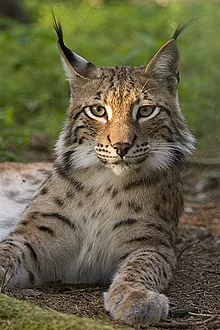
#> input picture Keras_Tensorflow/220px-Lynx_lynx_poing.jpg, 220 x 330 px
$ jupyter execute --allow-errors 01_DevelopModel.ipynb   (shell and % lines are left out)   (older library calls are emulated)
#> lines starting #> are read from the running program, lines starting #| are printed output that depends on the picture
### Keras_Tensorflow/testing_utilities.py
import json
import logging
import random
import time
import urllib
from io import BytesIO

import matplotlib.gridspec as gridspec
import matplotlib.pyplot as plt
import toolz
from PIL import Image, ImageOps
from azureml.core.authentication import AuthenticationException, AzureCliAuthentication, InteractiveLoginAuthentication


def read_image_from(url):
    return toolz.pipe(url, urllib.request.urlopen, lambda x: x.read(), BytesIO)


def to_rgb(img_bytes):
    return Image.open(img_bytes).convert("RGB")


@toolz.curry
def resize(img_file, new_size=(100, 100)):
    return ImageOps.fit(img_file, new_size, Image.ANTIALIAS)


# [5 lines left out: function to_bytes, not called in this run]


def to_img(img_url):
    return toolz.pipe(img_url, read_image_from, to_rgb, resize(new_size=(224, 224)))


# [70 lines left out: functions _plot_image, _plot_prediction_bar, plot_predictions, write_json_to_file, gen_variations_of_one_image, not called in this run]


def get_auth():
    logger = logging.getLogger(__name__)
    logger.debug("Trying to create Workspace with CLI Authentication")
    try:
        auth = AzureCliAuthentication()
        auth.get_authentication_header()
    except AuthenticationException:
        logger.debug("Trying to create Workspace with Interactive login")
        auth = InteractiveLoginAuthentication()
    return auth


# [24 lines left out: function wait_until_ready, not called in this run]

### Keras_Tensorflow/01_DevelopModel.ipynb
# Develop Model
In this noteook, we will go through the steps to load the ResNet152 model, pre-process the images to the required format and call the model to find the top predictions.

    Note: Always make sure you don't have any lingering notebooks running (Shutdown previous notebooks). Otherwise it may cause GPU memory issue.

[cell 1]
import numpy as np
from PIL import Image, ImageOps
import wget
from resnet152 import ResNet152
from keras.applications.imagenet_utils import preprocess_input, decode_predictions
from azureml.core.workspace import Workspace
from dotenv import set_key, find_dotenv
from testing_utilities import get_auth

[cell 2]
env_path = find_dotenv(raise_error_if_not_found=True)

## Create the model

#> (a cell that did not finish here is left out)

[cell 4]
wget.download(
    "https://bostondata.blob.core.windows.net/aksdeploymenttutorialaml/220px-Lynx_lynx_poing.jpg"
)

[cell 5]
img_path = "220px-Lynx_lynx_poing.jpg"
print(Image.open(img_path).size)
Image.open(img_path)

Below, we load the image by resizing to (224, 224) and then preprocessing using the methods from keras preprocessing and imagenet utilities.

[cell 6]
# Evaluate the model using the input data
img = Image.open(img_path).convert("RGB")
#> img is the input picture: PIL image 220x330 RGB; mean R, G, B 102.9, 99.1, 70.5
img = ImageOps.fit(img, (224, 224), Image.ANTIALIAS)
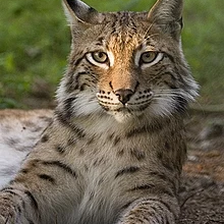
#> img: PIL image 224x224 RGB; mean R, G, B 105.7, 98.8, 76.4
img = np.array(img)  # shape: (224, 224, 3)
img = np.expand_dims(img, axis=0)
#> (the rest of this cell did not finish here and is left out)

Now, let's call the model on our image to predict the top 3 labels. This will take a few seconds.

#> (a cell that did not finish here is left out)

## Register the model
Register an existing trained model, add descirption and tags.

#> (a cell that did not finish here is left out)

#> (a cell that did not finish here is left out)

[cell 10]
# Register the model
from azureml.core.model import Model

#> (a cell that did not finish here is left out)

#> (a cell that did not finish here is left out)

#> (a cell that did not finish here is left out)

[cell 14]
# Clear GPU memory
from keras import backend as K

[cell 15]
K.clear_session()
#> (this line was passed over: keras is not available in this run)

$ run again, with Keras_Tensorflow/index.jpeg copied over Keras_Tensorflow/220px-Lynx_lynx_poing.jpg
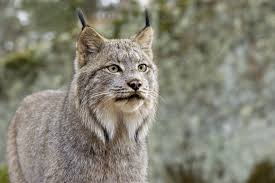
#> input picture Keras_Tensorflow/index.jpeg, 275 x 183 px
#> img is the input picture: PIL image 275x183 RGB; mean R, G, B 132.7, 130.6, 116.4
#> `img = ImageOps.fit(img, (224, 224), Image.ANTIALIAS)`:
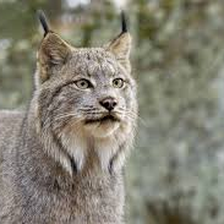
#> img: PIL image 224x224 RGB; mean R, G, B 132.3, 129.3, 115.2
